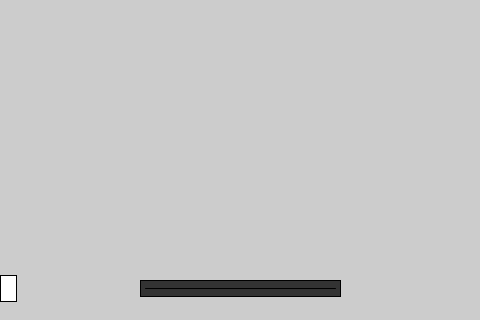
Frame 1 (no input)
Frame 60 (the mouse pressed at the canvas centre just before this capture): identical to frame 1, image omitted
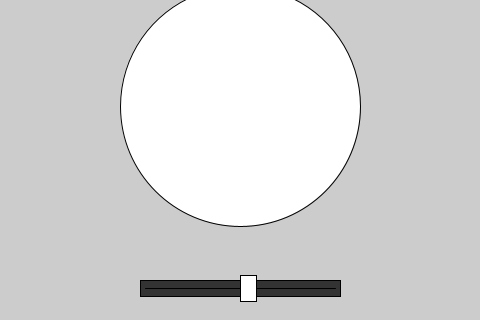
Frame 120 (the mouse held since frame 60 and released just before this capture)

The Processing sketch that drew these frames (run headless with seeded random() and noise(); from frame 60 on, the mouse is pressed at the canvas centre):

// Processing sketch: processing_131242
// ── processing_131242.pde

//Carlyn Maw, January 2014
//Week 3 Boundries, Example 5
//Set the size of the ball with the slider?

int handlePos = width/2;

void setup() {
  size(480, 320);
  smooth();
}

void draw() {
  drawBackground();
  
  drawSliderFrame((width-200)/2, (7*height/8), 200);
  handlePos = mouseX;
  drawHandle(handlePos);

  ellipseMode(CENTER);
  fill(255);
  ellipse(width/2, height/3, handlePos, handlePos);
}

void drawBackground() {
  background(204);
}

void drawSliderFrame(int myX, int myY, int myWidth) {
  fill(51);
  rect(myX, myY, myWidth, 16);
  line (myX+5, myY+8, (myX+myWidth)-5, myY+8);
}

void drawHandle(int myPos) {
  fill(255);
  int xPos = myPos;
  rect(xPos, (7*height/8)-5, 16, 26);
}
